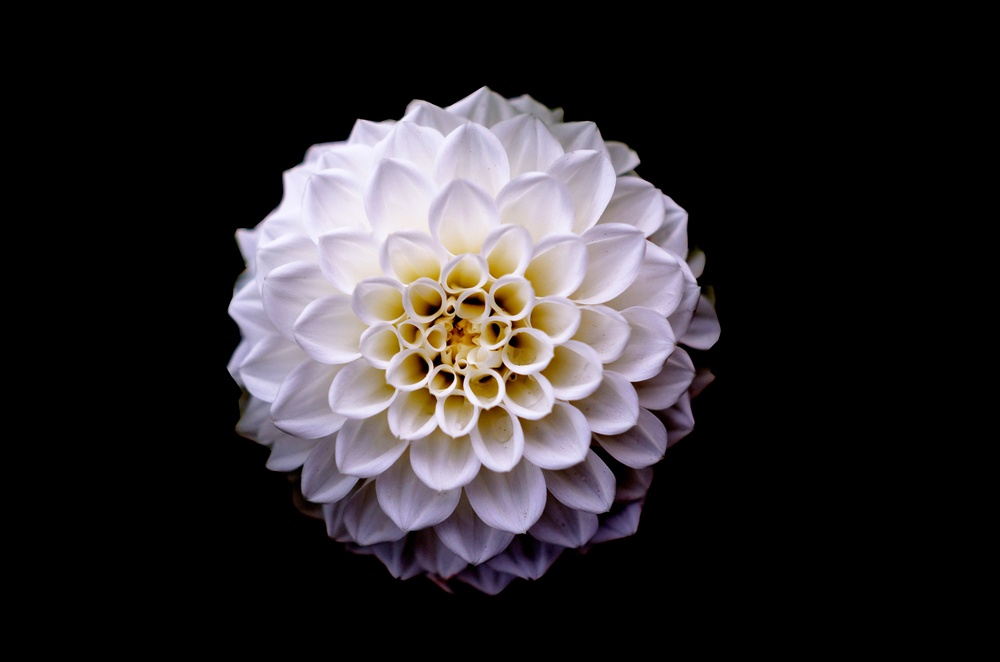
#> input picture Original Input Images/Chapter 6/flower.jpg, 1000 x 662 px, shrunk from 4928 x 3264 before the run, found by its file name
$ python 'Adaptive thresholdoing.py'
#> lines starting #> are read from the running program, lines starting #| are printed output that depends on the picture; after the words box and inside, x2 and y2 are one past the last pixel; in counts of white or black regions, pixels touching at a corner belong together
import cv2
import matplotlib.pyplot as plt

image = cv2.imread('flower.jpg', 0)
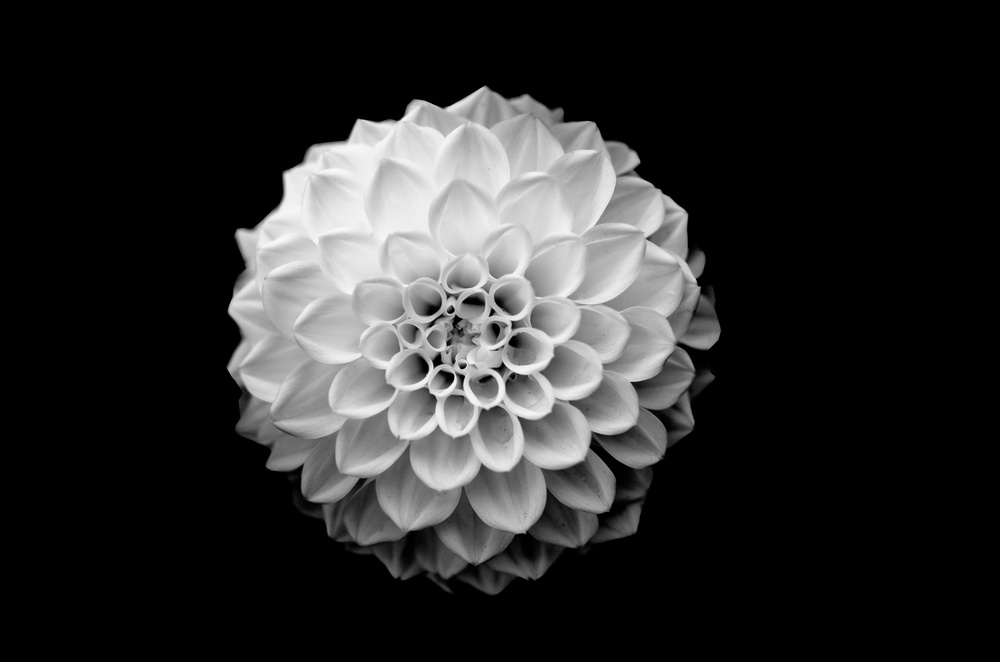
#> image: shape (662, 1000); min 0, max 249, mean 43.1

# Apply simple thresholding
_, thresh_simple = cv2.threshold(image, 127, 255, cv2.THRESH_BINARY)
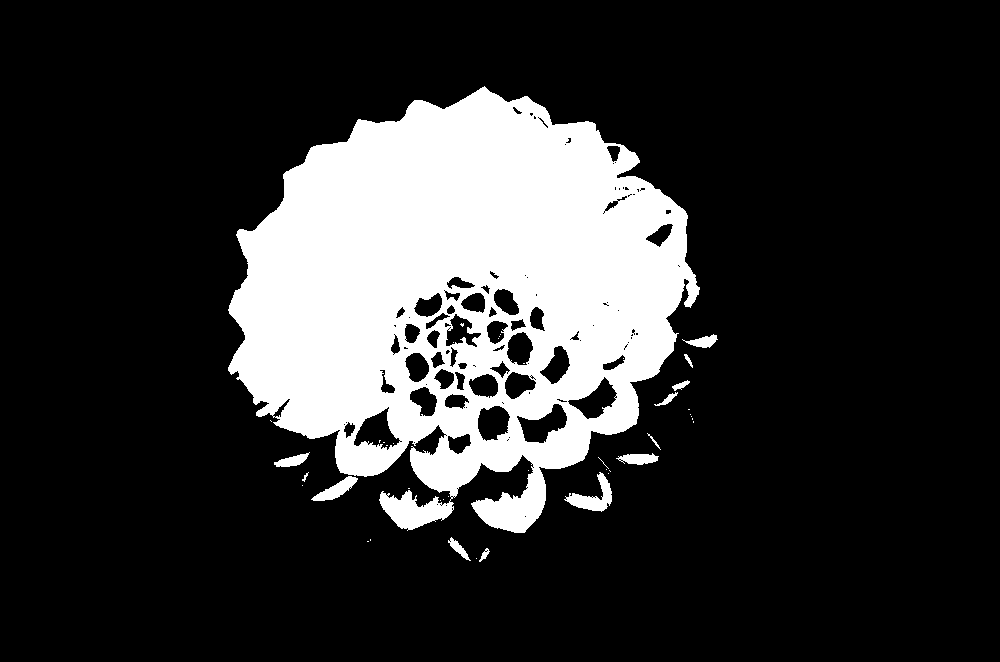
#> thresh_simple: shape (662, 1000); 19.6% white; 43 white regions (30 under 20 px), largest, box (x1, y1, x2, y2) and area: (228, 86, 700, 533) 127119, (564, 472, 612, 512) 745, (311, 476, 358, 501) 485

# Apply adaptive thresholding with method=cv2.ADAPTIVE_THRESH_MEAN_C
thresh_adaptive = cv2.adaptiveThreshold(image, 255, cv2.ADAPTIVE_THRESH_MEAN_C, cv2.THRESH_BINARY, 11, 2)
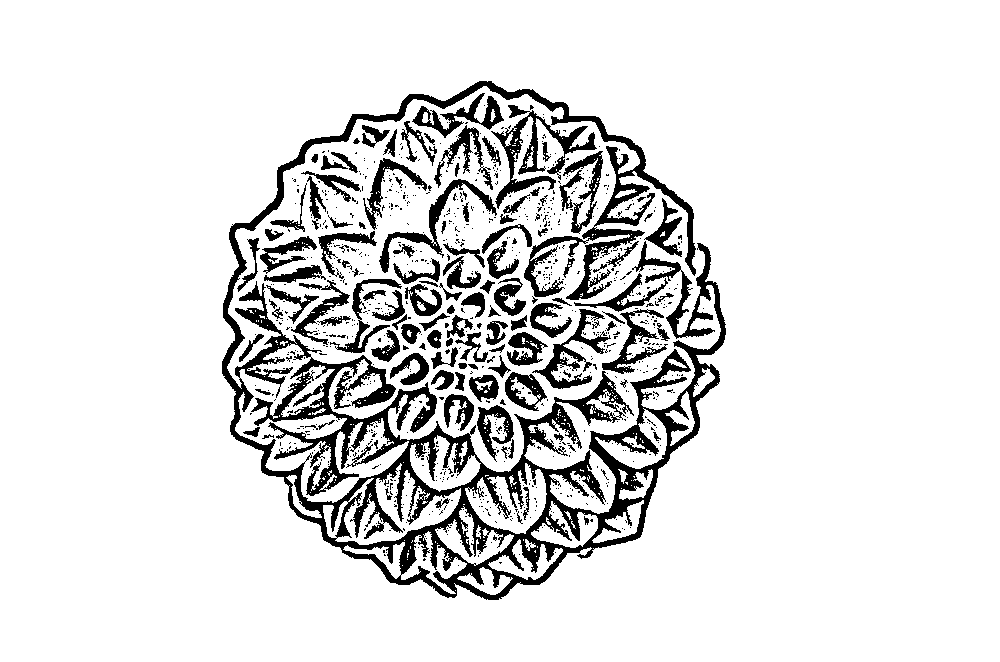
#> thresh_adaptive: shape (662, 1000); 88% white; 880 black regions (757 under 20 px), largest, box (x1, y1, x2, y2) and area: (222, 81, 726, 600) 44080, (491, 105, 597, 209) 2505, (532, 309, 611, 389) 1526

# Create subplots for original image and thresholded images
plt.figure(figsize=(12, 4))

# Display the original image
plt.subplot(131)
plt.imshow(image, cmap='gray')
plt.title('Original Image', fontsize=10),plt.xticks([]),plt.yticks([])

# Display the simple thresholded image
plt.subplot(132)
plt.imshow(thresh_simple, cmap='gray')
plt.title('Simple Threshold', fontsize=10),plt.xticks([]),plt.yticks([])

# Display the adaptive thresholded image
plt.subplot(133)
plt.imshow(thresh_adaptive, cmap='gray')
plt.title('Adaptive Threshold', fontsize=10),plt.xticks([]),plt.yticks([])

# Show the plot
plt.tight_layout()
plt.show()
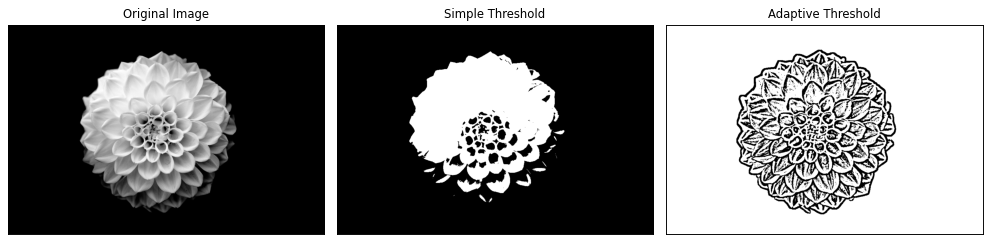
#> figure drawn by matplotlib, 3 panels
